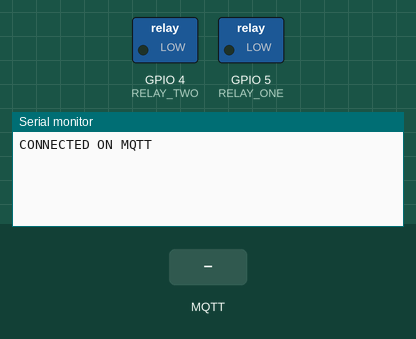
Simulated run of this sketch. Board: ESP8266 (NodeMCU). Parts: switched loads named in the sketch (green lamp = pin HIGH), the last lines printed to the serial monitor. Inputs (shaded band) come from the test bench. WiFi joins after 1.5 s; servers stay silent unless stated; no MQTT or app messages arrive unless stated.

Above: at 2.7 s.
2.8 s: MQTT message "OTA_ON" arrives on the first subscribed topic
At 4.0 s:
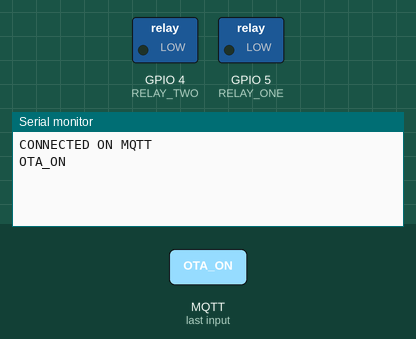
4.3 s: MQTT message "OTA_OFF" arrives on the first subscribed topic
At 5.3 s:
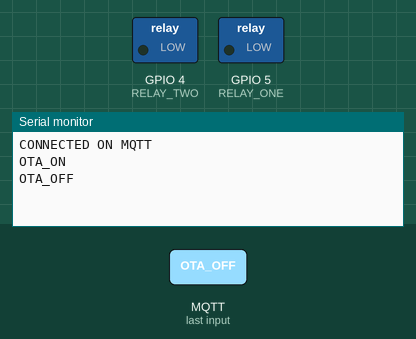
5.8 s: MQTT message "1" arrives on the first subscribed topic
At 6.4 s:
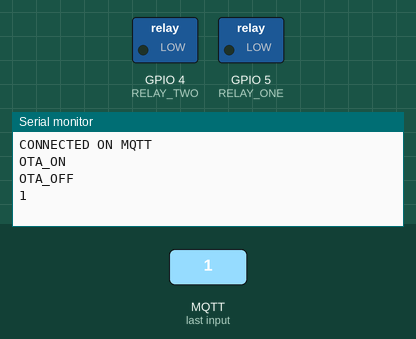

The sketch:

grouu-irr_REV2.ino
```cpp
/**
 * Desenvolvido por Bruno Horta
 *
 * Todo o código é livre e pode ser utilizado ou alterado
 *
 * Exemplo: https://www.youtube.com/watch?v=OyY4ymv6db0
 * */
//MQTT
#include <PubSubClient.h>//https://www.youtube.com/watch?v=GMMH6qT8_f4
//ESP
#include <ESP8266WiFi.h>'
//Wi-Fi Manger library
#include <DNSServer.h>
#include <ESP8266WebServer.h>
#include <WiFiManager.h>//https://github.com/tzapu/WiFiManager
//OTA
#include <WiFiUdp.h>
#include <ArduinoOTA.h>

#define AP_TIMEOUT 180
#define SERIAL_BAUDRATE 115200

//CONFIGURAR O SERVIDOR MQTT
#define MQTT_BROKER_IP "192.168.187.203"
#define MQTT_BROKER_PORT 1883
#define MQTT_AUTH true
#define MQTT_USERNAME "homeassistant"
#define MQTT_PASSWORD "moscasMoscas82"


#define RELAY_ONE 5
#define RELAY_TWO 4

#define PAYLOAD_ON "ON"
#define PAYLOAD_OFF "OFF"

//CONSTANTS
const String HOSTNAME  = "OnOfreDual-1";
const char * OTA_PASSWORD  = "otapower";
const String MQTT_LOG = "system/log";
const String MQTT_SYSTEM_CONTROL_TOPIC = "system/set/"+HOSTNAME;
const String MQTT_LIGHT_ONE_TOPIC = "relay/one/set";
const String MQTT_LIGHT_TWO_TOPIC = "relay/two/set";
const String MQTT_LIGHT_ONE_STATE_TOPIC = "relay/one";
const String MQTT_LIGHT_TWO_STATE_TOPIC = "relay/two";


WiFiClient wclient;
PubSubClient client(MQTT_BROKER_IP,MQTT_BROKER_PORT,wclient);

//CONTROL FLAGS
bool OTA = false;
bool OTABegin = false;
bool lastButtonState = false;


void setup() {
  Serial.begin(SERIAL_BAUDRATE);
  WiFiManager wifiManager;
  //reset saved settings
  //wifiManager.resetSettings();
  /*define o tempo limite até o portal de configuração ficar novamente inátivo,
   útil para quando alteramos a password do AP*/
  wifiManager.setTimeout(AP_TIMEOUT);

  if(!wifiManager.autoConnect(HOSTNAME.c_str())) {
    Serial.println("failed to connect and hit timeout");
    delay(3000);
    ESP.restart();
    delay(5000);
  }
  client.setCallback(callback);
  pinMode(RELAY_ONE,OUTPUT);
  pinMode(RELAY_TWO,OUTPUT);
}

void turnOnOut1(){
  digitalWrite(RELAY_ONE,HIGH);
  client.publish(MQTT_LIGHT_ONE_STATE_TOPIC.c_str(),PAYLOAD_ON);

}

void turnOffOut1(){
   digitalWrite(RELAY_ONE,LOW);
   client.publish(MQTT_LIGHT_ONE_STATE_TOPIC.c_str(),PAYLOAD_OFF);
}

void turnOnOut2(){
  digitalWrite(RELAY_TWO,HIGH);
  client.publish(MQTT_LIGHT_TWO_STATE_TOPIC.c_str(),PAYLOAD_ON);
}


void turnOffOut2(){
   digitalWrite(RELAY_TWO,LOW);
   client.publish(MQTT_LIGHT_TWO_STATE_TOPIC.c_str(),PAYLOAD_OFF);

}
//Chamada de recepção de mensagem
void callback(char* topic, byte* payload, unsigned int length) {
  String payloadStr = "";
  for (int i=0; i<length; i++) {
    payloadStr += (char)payload[i];
  }
  Serial.println(payloadStr);
  String topicStr = String(topic);
 if(topicStr.equals(MQTT_SYSTEM_CONTROL_TOPIC)){
  if(payloadStr.equals("OTA_ON")){
    OTA = true;
    OTABegin = true;
  }else if (payloadStr.equals("OTA_OFF")){
    OTA = true;
    OTABegin = true;
  }else if (payloadStr.equals("REBOOT")){
    ESP.restart();
  }
 } else if(topicStr.equals(MQTT_LIGHT_ONE_TOPIC)){
  Serial.println(payloadStr);
  if(payloadStr.equals(PAYLOAD_ON)){
      turnOnOut1();
    }else if(payloadStr.equals(PAYLOAD_OFF)) {
      turnOffOut1();
    }
  }else if(topicStr.equals(MQTT_LIGHT_TWO_TOPIC)){
  Serial.println(payloadStr);
  if(payloadStr.equals(PAYLOAD_ON)){
      turnOnOut2();
    }else if(payloadStr.equals(PAYLOAD_OFF)) {
      turnOffOut2();
    }

  }
}


//Verifica se a ligação está ativa, caso não este liga-se e subscreve aos tópicos de interesse
bool checkMqttConnection(){
  if (!client.connected()) {
    if (MQTT_AUTH ? client.connect(HOSTNAME.c_str(),MQTT_USERNAME, MQTT_PASSWORD) : client.connect(HOSTNAME.c_str())) {
      //SUBSCRIÇÃO DE TOPICOS
      Serial.println("CONNECTED ON MQTT");
      client.subscribe(MQTT_SYSTEM_CONTROL_TOPIC.c_str());
      client.subscribe(MQTT_LIGHT_ONE_TOPIC.c_str());
      client.subscribe(MQTT_LIGHT_TWO_TOPIC.c_str());
      //Envia uma mensagem por MQTT para o tópico de log a informar que está ligado
      client.publish(MQTT_LOG.c_str(),(String(HOSTNAME)+" CONNECTED").c_str());
    }
  }
  return client.connected();
}

void loop() {
  if (WiFi.status() == WL_CONNECTED) {
    if (checkMqttConnection()){
      client.loop();
      if(OTA){
        if(OTABegin){
          setupOTA();
          OTABegin= false;
        }
        ArduinoOTA.handle();
      }
    }
  }
}
//Setup do OTA para permitir updates de Firmware via Wi-Fi
void setupOTA(){
  if (WiFi.status() == WL_CONNECTED && checkMqttConnection()) {
    client.publish(MQTT_LOG.c_str(),(String(HOSTNAME)+" OTA IS SETUP").c_str());
    ArduinoOTA.setHostname(HOSTNAME.c_str());
    ArduinoOTA.setPassword((const char *)OTA_PASSWORD);
    ArduinoOTA.begin();
    client.publish(MQTT_LOG.c_str(),(String(HOSTNAME)+" OTA IS READY").c_str());
  }
}
```

Measured:
- after the input at 2.8 s, the serial monitor: prints a new line at once (image 1)
- after the input at 4.3 s, the serial monitor: prints a new line at once (image 2)
- after the input at 5.8 s, the serial monitor: prints a new line at once (image 3)
